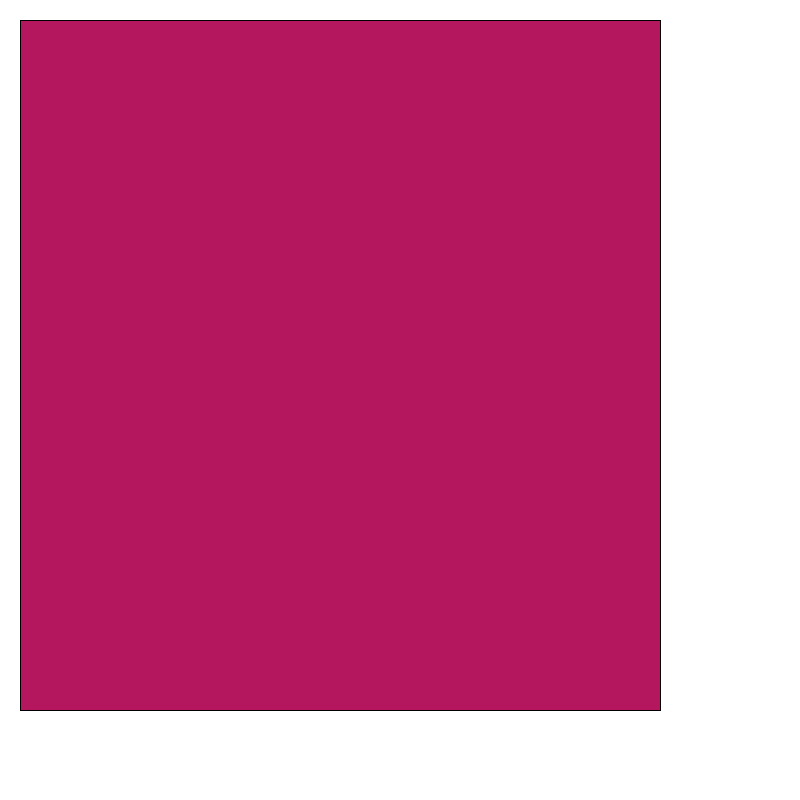
Frame 1 (no input)
Frame 60 (the mouse pressed at the canvas centre just before this capture): identical to frame 1, image omitted
Frame 120 (the mouse held since frame 60 and released just before this capture): identical to frame 1, image omitted

The Processing sketch that drew this single still picture (run headless with seeded random() and noise(); from frame 60 on, the mouse is pressed at the canvas centre):

// Processing sketch: Dear_Data_Sketch
// ── Dear_Data_Sketch.pde
void setup(){
 size(800,800);
 background(255);
}

void draw(){
  background(255);
  fill(180,23,94);
 rect(20,20,640,690); 
}
